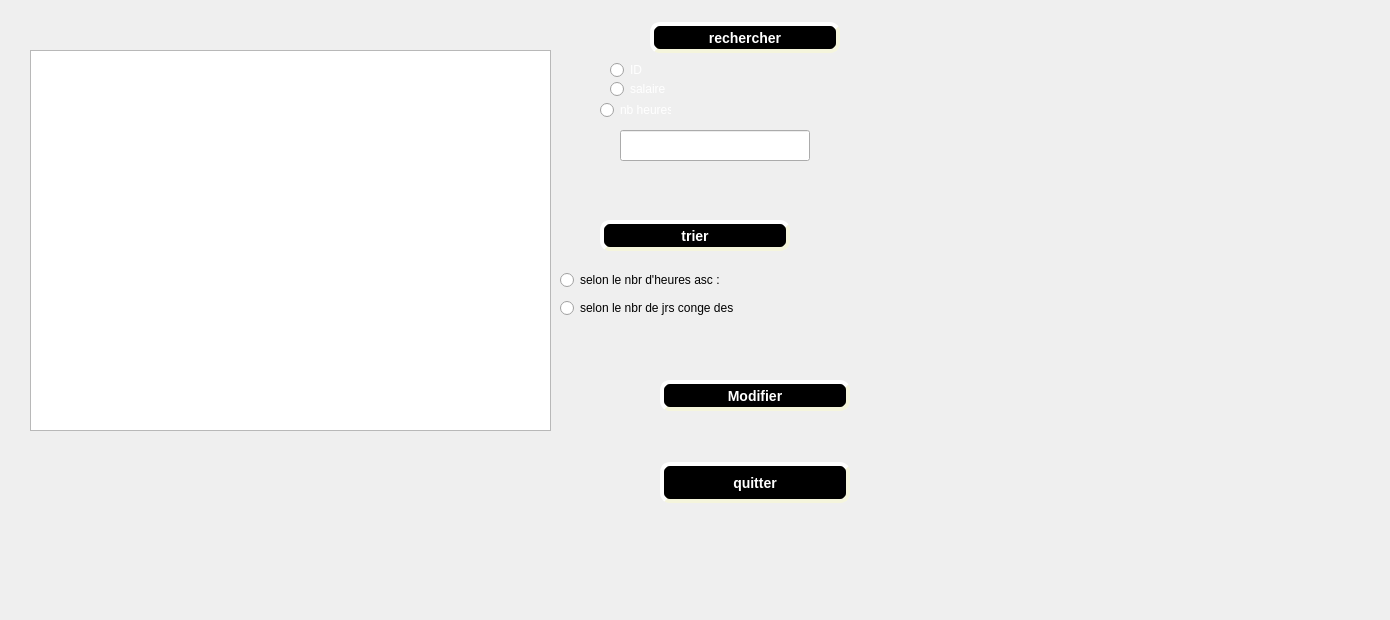
          <widget class="QWidget" name="tableposte">
           <attribute name="title">
            <string>consulter liste</string>
           </attribute>
           <widget class="QLineEdit" name="lineEdit_rechercher_2">
            <property name="geometry">
             <rect>
              <x>620</x>
              <y>130</y>
              <width>190</width>
              <height>31</height>
             </rect>
            </property>
            <property name="styleSheet">
             <string notr="true">font: 10pt &quot;MS Shell Dlg 2&quot;;</string>
            </property>
           </widget>
           <widget class="QRadioButton" name="radioButton_mdp_2">
            <property name="geometry">
             <rect>
              <x>600</x>
              <y>100</y>
              <width>71</width>
              <height>20</height>
             </rect>
            </property>
            <property name="styleSheet">
             <string notr="true">color: rgb(255, 255, 255);</string>
            </property>
            <property name="text">
             <string>nb heures</string>
            </property>
           </widget>
           <widget class="QPushButton" name="tri_button_2">
            <property name="geometry">
             <rect>
              <x>600</x>
              <y>220</y>
              <width>190</width>
              <height>31</height>
             </rect>
            </property>
            <property name="styleSheet">
             <string notr="true">background-color: rgb(0, 0, 0);
color: rgb(255, 255, 255);
     border-style: outset;
     border-width: 4px;
     border-radius: 10px;
     border-color: beige;
     font: bold 14px;
     min-width: 10em;
     padding: 6px</string>
            </property>
            <property name="text">
             <string>trier</string>
            </property>
           </widget>
           <widget class="QRadioButton" name="radioButton_nom_2">
            <property name="geometry">
             <rect>
              <x>610</x>
              <y>80</y>
              <width>91</width>
              <height>18</height>
             </rect>
            </property>
            <property name="styleSheet">
             <string notr="true">color: rgb(255, 255, 255);
</string>
            </property>
            <property name="text">
             <string>salaire</string>
            </property>
           </widget>
           <widget class="QPushButton" name="pushButton_recherche_2">
            <property name="geometry">
             <rect>
              <x>650</x>
              <y>22</y>
              <width>190</width>
              <height>31</height>
             </rect>
            </property>
            <property name="styleSheet">
             <string notr="true">background-color: rgb(0, 0, 0);
color: rgb(255, 255, 255);
     border-style: outset;
     border-width: 4px;
     border-radius: 10px;
     border-color: beige;
     font: bold 14px;
     min-width: 10em;
     padding: 6px</string>
            </property>
            <property name="text">
             <string>rechercher</string>
            </property>
           </widget>
           <widget class="QPushButton" name="modifier_button_2">
            <property name="geometry">
             <rect>
              <x>660</x>
              <y>380</y>
              <width>190</width>
              <height>31</height>
             </rect>
            </property>
            <property name="styleSheet">
             <string notr="true">background-color: rgb(0, 0, 0);
color: rgb(255, 255, 255);
     border-style: outset;
     border-width: 4px;
     border-radius: 10px;
     border-color: beige;
     font: bold 14px;
     min-width: 10em;
     padding: 6px</string>
            </property>
            <property name="text">
             <string>Modifier</string>
            </property>
            <property name="checkable">
             <bool>true</bool>
            </property>
           </widget>
           <widget class="QRadioButton" name="radioButton_ID_2">
            <property name="geometry">
             <rect>
              <x>610</x>
              <y>60</y>
              <width>51</width>
              <height>20</height>
             </rect>
            </property>
            <property name="styleSheet">
             <string notr="true">color: rgb(255, 255, 255);</string>
            </property>
            <property name="text">
             <string>ID</string>
            </property>
           </widget>
           <widget class="QPushButton" name="quit_button_2">
            <property name="geometry">
             <rect>
              <x>660</x>
              <y>462</y>
              <width>190</width>
              <height>41</height>
             </rect>
            </property>
            <property name="styleSheet">
             <string notr="true">background-color: rgb(0, 0, 0);
color: rgb(255, 255, 255);
     border-style: outset;
     border-width: 4px;
     border-radius: 10px;
     border-color: beige;
     font: bold 14px;
     min-width: 10em;
     padding: 6px</string>
            </property>
            <property name="text">
             <string>quitter</string>
            </property>
           </widget>
           <widget class="QTableView" name="tablepostee">
            <property name="geometry">
             <rect>
              <x>30</x>
              <y>50</y>
              <width>521</width>
              <height>381</height>
             </rect>
            </property>
           </widget>
           <widget class="QLabel" name="label_8">
            <property name="geometry">
             <rect>
              <x>674</x>
              <y>65</y>
              <width>61</width>
              <height>41</height>
             </rect>
            </property>
            <property name="styleSheet">
             <string notr="true">image: url(:/new/prefix1/img/search.png);</string>
            </property>
            <property name="text">
             <string/>
            </property>
           </widget>
           <widget class="QLabel" name="label_9">
            <property name="geometry">
             <rect>
              <x>680</x>
              <y>170</y>
              <width>71</width>
              <height>41</height>
             </rect>
            </property>
            <property name="styleSheet">
             <string notr="true">image: url(:/new/prefix1/img/tri alph.jpg);</string>
            </property>
            <property name="text">
             <string/>
            </property>
           </widget>
           <widget class="QLabel" name="label_10">
            <property name="geometry">
             <rect>
              <x>680</x>
              <y>330</y>
              <width>55</width>
              <height>41</height>
             </rect>
            </property>
            <property name="styleSheet">
             <string notr="true">image: url(:/new/prefix1/img/modify.png);</string>
            </property>
            <property name="text">
             <string/>
            </property>
           </widget>
           <widget class="QRadioButton" name="radioButton_des">
            <property name="geometry">
             <rect>
              <x>560</x>
              <y>300</y>
              <width>181</width>
              <height>16</height>
             </rect>
            </property>
            <property name="text">
             <string>selon le nbr de jrs conge des</string>
            </property>
           </widget>
           <widget class="QRadioButton" name="radioButto_h_asc">
            <property name="geometry">
             <rect>
              <x>560</x>
              <y>270</y>
              <width>181</width>
              <height>20</height>
             </rect>
            </property>
            <property name="text">
             <string>selon le nbr d'heures asc :</string>
            </property>
           </widget>
           <widget class="QLabel" name="label_102">
            <property name="geometry">
             <rect>
              <x>-60</x>
              <y>-50</y>
              <width>1381</width>
              <height>611</height>
             </rect>
            </property>
            <property name="text">
             <string/>
            </property>
            <property name="pixmap">
             <pixmap resource="image.qrc">:/panneau-clap-film-fond-rose-pour-equipement-tournage_9555-779.jpg</pixmap>
            </property>
            <property name="scaledContents">
             <bool>true</bool>
            </property>
           </widget>
           <zorder>label_102</zorder>
           <zorder>lineEdit_rechercher_2</zorder>
           <zorder>radioButton_mdp_2</zorder>
           <zorder>tri_button_2</zorder>
           <zorder>radioButton_nom_2</zorder>
           <zorder>pushButton_recherche_2</zorder>
           <zorder>modifier_button_2</zorder>
           <zorder>radioButton_ID_2</zorder>
           <zorder>quit_button_2</zorder>
           <zorder>tablepostee</zorder>
           <zorder>label_8</zorder>
           <zorder>label_9</zorder>
           <zorder>label_10</zorder>
           <zorder>radioButton_des</zorder>
           <zorder>radioButto_h_asc</zorder>
          </widget>
